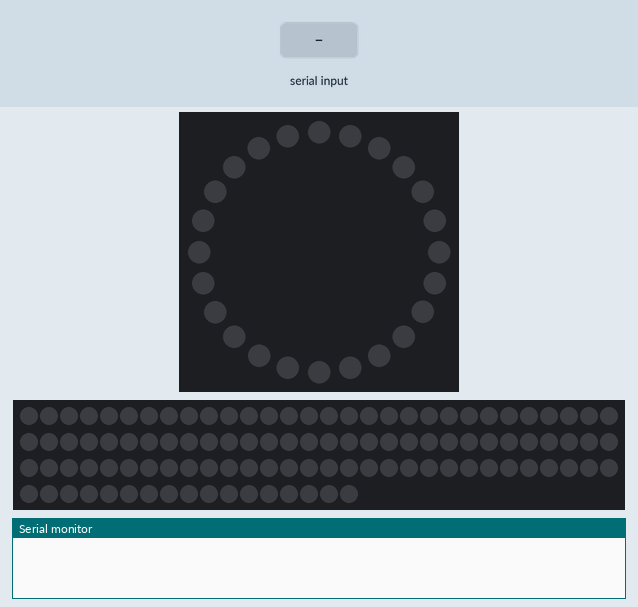
The sketch below on a simulated ATtiny85, built with avr-gcc and run on an emulated ATtiny85. Shown: 24 RGB LEDs in a ring, first at the top, clockwise, 107 RGB LEDs in strip order, left to right, continuing on the next row, the last lines printed to the serial monitor. Inputs (shaded band) come from the test bench. Dim RGB values are drawn brighter than linear.

Above: at 1.5 s.
1.6 s: "30,150\n" received over Serial
At 3.0 s:
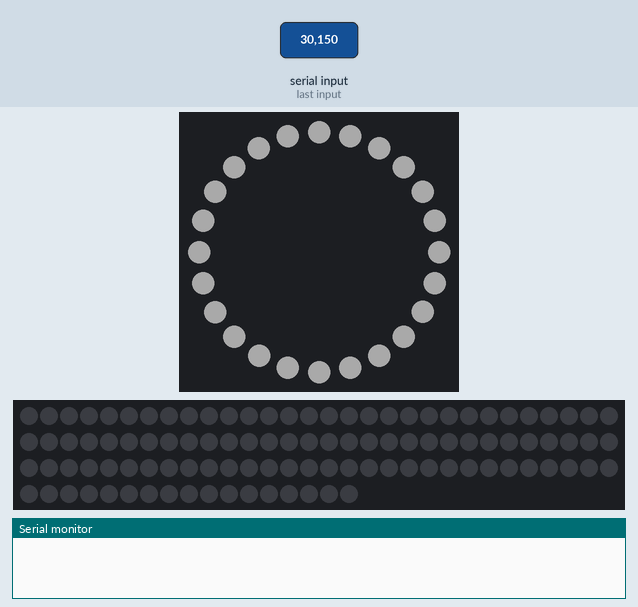
At 4.86 s:
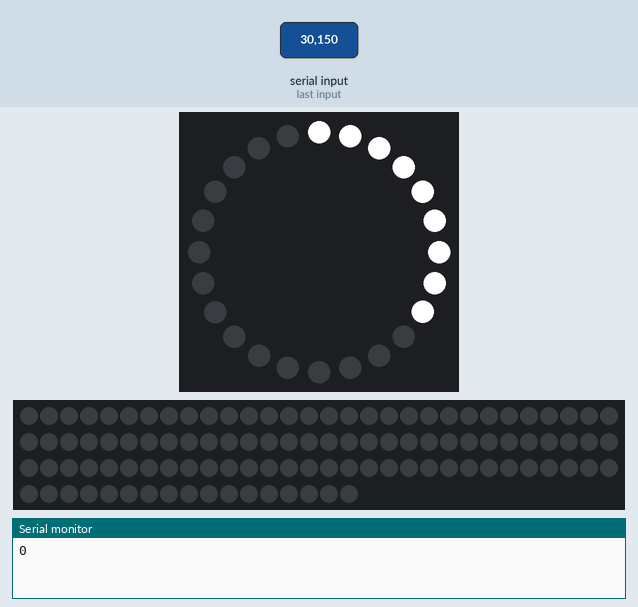

The sketch:

DDW.ino
```cpp
#include <Adafruit_NeoPixel.h>
#ifdef __AVR__
#include <avr/power.h>
#endif

#define RING_PIN 6
#define STRIP_PIN 9


Adafruit_NeoPixel strip = Adafruit_NeoPixel(107, STRIP_PIN, NEO_GRB + NEO_KHZ800);
Adafruit_NeoPixel ring = Adafruit_NeoPixel(24, RING_PIN, NEO_GRB + NEO_KHZ800);

byte incomingByte;

#include "datastream.h"
#include "occupied.h"
#include "progress.h"


void setup() {
  // This is for Trinket 5V 16MHz, you can remove these three lines if you are not using a Trinket
#if defined (__AVR_ATtiny85__)
  if (F_CPU == 16000000) clock_prescale_set(clock_div_1);
#endif
  // End of trinket special code
  Serial.begin(9600);
  Serial.setTimeout(500);

  ring.begin();
  ring.show();

  strip.begin();
  strip.show();


}

void loop() {

  if (Serial.available() > 0) {
    // read the incoming byte:
    incomingByte = Serial.read();

    if (incomingByte == 't') {
        dataAnim();
    }

    if (incomingByte == 'i') {
        someoneIsIn = true;
    }

    if (incomingByte == 'o') {

        for (int i = ring.numPixels(); i >= 0; i--) {
          ring.setPixelColor(i, ring.Color(0, 0, 0));
        ring.show();
        delay(20);
      }

        someoneIsIn = false;
    }

    // ZET EEN LETTER P VOOR DE PERCENTAGE
    percentage =

    percentageRead = Serial.parseFloat();

    if(percentageRead == 0){
      percentage = lastPercentage;
    } else {


    if(someoneIsIn){
      for (int i = ring.numPixels(); i >= 0; i--) {
          ring.setPixelColor(i, ring.Color(0, 0, 0));
        ring.show();
        delay(20);
      }

      someoneIsIn = false;
    }

      percentage = percentageRead;
    }

  }

  //Serial.println(percentage);

  if( someoneIsIn ) {
    blockAnim();
  }
  else {
    showProgress();
  }


}
```

datastream.h
```cpp
int streams = 4;
//int trail = strip.numPixels() / streams / 2;
int trail = 9;

void dataAnim() {

  for (int i = 0; i < ring.numPixels(); i++) {
    ring.setPixelColor(i, ring.Color(255, 255, 255));
    ring.show();
    delay(35);
  }

  for (int i = 0; i < ring.numPixels(); i++) {
    ring.setPixelColor(i, ring.Color(0, 0, 0));
    ring.show();
    delay(45);
  }


  for (int i = 0; i <= strip.numPixels() + trail + (trail * streams * 2) ; i++) {

    for (int j = 0; j < strip.numPixels(); j++) {
      strip.setPixelColor(j, strip.Color(0, 0, 0));
    }

    for (int k = 1; k <= trail; k++) {
      int brightness = 255 / (k);
      delay(3);

      for ( int s = 1; s <= streams * 2; s++) {
        if (s % 2) {
        strip.setPixelColor(i - (k + (trail * s)), strip.Color(brightness,brightness,brightness));
        }
        else {
        strip.setPixelColor(i - (k + (trail * s)), strip.Color(0,0,0));
        }
      }
    }

    strip.show();
  }

  Serial.println(1);
}


// OLD CODE FOR REFERENCE
//int streams = 13;
//int trail = strip.numPixels() / streams / 2;
//
//void dataAnim() {
//
//  for (int i = 0; i < ring.numPixels(); i++) {
//    ring.setPixelColor(i, ring.Color(255, 255, 255));
//    ring.show();
//    delay(35);
//  }
//
//  for (int i = 0; i < ring.numPixels(); i++) {
//    ring.setPixelColor(i, ring.Color(0, 0, 0));
//    ring.show();
//    delay(45);
//  }
//
//  for (int i = 0; i < strip.numPixels() + trail + (trail * streams * 2); i++) {
//
//    for (int j = 0; j < strip.numPixels(); j++) {
//      strip.setPixelColor(j, strip.Color(0, 0, 0));
//    }
//
//    for (int k = 0; k < trail; k++) {
//
//      //          strip.setPixelColor(i - k, strip.Color(255 / k, 255 / k, 255 / k));
//
//      for ( int s = 1; s <= streams * 2; s++) {
//        if (s % 2) {
//          strip.setPixelColor(i - (k + (trail * s)), strip.Color(255 / k, 255 / k, 255 / k));
//        }
//        else {
//          strip.setPixelColor(i - (k + (trail * s)), strip.Color(0, 0, 0));
//        }
//      }
//    }
//
//    strip.show();
//  }
//
//  Serial.println(1);
//}
```

occupied.h
```cpp
bool someoneIsIn = false;
unsigned long previousMillis = 0;
const long interval = 500;

bool state = false;

void blockAnim(){

  unsigned long currentMillis = millis();

  if (currentMillis - previousMillis >= interval) {

    previousMillis = currentMillis;


    state = !state;


  }

  if( state ){
    for (int i = ring.numPixels(); i >= 0; i--) {
        if(i % 2 == 0){
          ring.setPixelColor(i, ring.Color(255/2, 0, 0));
        }
        else {
          ring.setPixelColor(i, ring.Color(255/4, 0, 0));
        }
        ring.show();
      }
  }
  else {
        for (int i = ring.numPixels(); i >= 0; i--) {
        if(i % 2 == 1){
          ring.setPixelColor(i, ring.Color(255/2, 0, 0));
        }
        else {
          ring.setPixelColor(i, ring.Color(255/4, 0, 0));
        }
        ring.show();
      }

  }


}
```

progress.h
```cpp
float percentage;

int currentPixel = 0;

float lastPercentage = 1;
float percentageRead;


void showProgress() {

  //  if ( percentage > 100 || percentage < 1) {
  //    percentage = 1;
  //
  //    for (int i = ring.numPixels(); i >= 0; i--) {
  //      ring.setPixelColor(i, ring.Color(0, 0, 0));
  //      //Serial.println(i);
  //      delay(25);
  //      ring.show();
  //    }
  //  }

  // Calculations
  float result = ring.numPixels() * (percentage / 100);
  int allPixels = round(result);
  float excess = result - (int)result;
  int brightness = (255 / 100) * percentage ;


  if (percentage < lastPercentage) {
    for (int i = ring.numPixels(); i >= 0; i--) {
      ring.setPixelColor(i, ring.Color(0, 0, 0));
      ring.show();
      delay(25);
    }
  }

    for (int i = 0; i < allPixels; i++) {

      ring.setPixelColor(i, ring.Color(brightness, brightness, brightness));

      delay(45);
      ring.show();
    }


  if ( percentage >= 100 ) {
    Serial.println(0);
    for (int i = 0; i < ring.numPixels(); i++) {

      ring.setPixelColor(i, ring.Color(0, 0, 0));

      delay(45);
      ring.show();
    }


    dataAnim();
    someoneIsIn = true;
  }


 lastPercentage = percentage;

}
```

Measured:
- after the input at 1.6 s, the LEDs: first change after 0.05 s (image 1 shows a later state)
